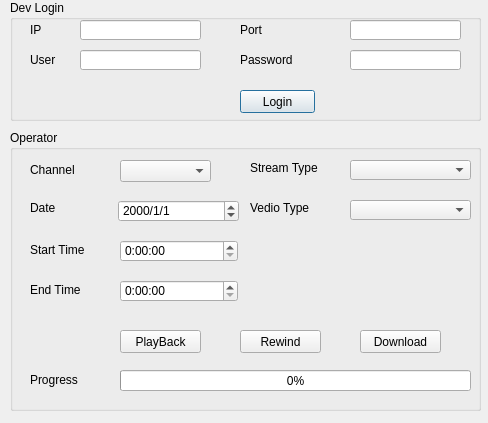
<?xml version="1.0" encoding="UTF-8"?>
<ui version="4.0">
    <class>Dialog</class>
    <widget class="QDialog" name="Dialog">
        <property name="geometry">
            <rect>
                <x>0</x>
                <y>0</y>
                <width>488</width>
                <height>423</height>
            </rect>
        </property>
        <property name="windowTitle">
            <string>Dialog</string>
        </property>
        <widget class="QGroupBox" name="groupBox">
            <property name="geometry">
                <rect>
                    <x>10</x>
                    <y>0</y>
                    <width>471</width>
                    <height>121</height>
                </rect>
            </property>
            <property name="title">
                <string>Dev Login</string>
            </property>
            <widget class="QPushButton" name="pushButton_loginAndLogout">
                <property name="geometry">
                    <rect>
                        <x>230</x>
                        <y>90</y>
                        <width>75</width>
                        <height>23</height>
                    </rect>
                </property>
                <property name="text">
                    <string>Login</string>
                </property>
            </widget>
            <widget class="QLabel" name="label_2">
                <property name="geometry">
                    <rect>
                        <x>20</x>
                        <y>50</y>
                        <width>41</width>
                        <height>20</height>
                    </rect>
                </property>
                <property name="text">
                    <string>User</string>
                </property>
            </widget>
            <widget class="QLineEdit" name="lineEdit_port">
                <property name="geometry">
                    <rect>
                        <x>340</x>
                        <y>20</y>
                        <width>111</width>
                        <height>20</height>
                    </rect>
                </property>
            </widget>
            <widget class="QLabel" name="label_3">
                <property name="geometry">
                    <rect>
                        <x>230</x>
                        <y>20</y>
                        <width>61</width>
                        <height>20</height>
                    </rect>
                </property>
                <property name="text">
                    <string>Port</string>
                </property>
            </widget>
            <widget class="QLineEdit" name="lineEdit_password">
                <property name="geometry">
                    <rect>
                        <x>340</x>
                        <y>50</y>
                        <width>111</width>
                        <height>20</height>
                    </rect>
                </property>
            </widget>
            <widget class="QLineEdit" name="lineEdit_ip">
                <property name="geometry">
                    <rect>
                        <x>70</x>
                        <y>20</y>
                        <width>121</width>
                        <height>20</height>
                    </rect>
                </property>
            </widget>
            <widget class="QLineEdit" name="lineEdit_user">
                <property name="geometry">
                    <rect>
                        <x>70</x>
                        <y>50</y>
                        <width>121</width>
                        <height>20</height>
                    </rect>
                </property>
            </widget>
            <widget class="QLabel" name="label">
                <property name="geometry">
                    <rect>
                        <x>20</x>
                        <y>20</y>
                        <width>31</width>
                        <height>20</height>
                    </rect>
                </property>
                <property name="text">
                    <string>IP</string>
                </property>
            </widget>
            <widget class="QLabel" name="label_4">
                <property name="geometry">
                    <rect>
                        <x>230</x>
                        <y>50</y>
                        <width>81</width>
                        <height>20</height>
                    </rect>
                </property>
                <property name="text">
                    <string>Password</string>
                </property>
            </widget>
        </widget>
        <widget class="QGroupBox" name="groupBox_3">
            <property name="geometry">
                <rect>
                    <x>10</x>
                    <y>130</y>
                    <width>471</width>
                    <height>281</height>
                </rect>
            </property>
            <property name="title">
                <string>Operator</string>
            </property>
            <widget class="QProgressBar" name="progressBarByRecord">
                <property name="geometry">
                    <rect>
                        <x>110</x>
                        <y>240</y>
                        <width>351</width>
                        <height>21</height>
                    </rect>
                </property>
                <property name="value">
                    <number>0</number>
                </property>
            </widget>
            <widget class="QPushButton" name="pushButton_playBack">
                <property name="geometry">
                    <rect>
                        <x>110</x>
                        <y>200</y>
                        <width>81</width>
                        <height>23</height>
                    </rect>
                </property>
                <property name="text">
                    <string>PlayBack</string>
                </property>
            </widget>
            <widget class="QPushButton" name="pushButton_rewind">
                <property name="geometry">
                    <rect>
                        <x>230</x>
                        <y>200</y>
                        <width>81</width>
                        <height>23</height>
                    </rect>
                </property>
                <property name="text">
                    <string>Rewind</string>
                </property>
            </widget>
            <widget class="QPushButton" name="pushButton_download">
                <property name="geometry">
                    <rect>
                        <x>350</x>
                        <y>200</y>
                        <width>81</width>
                        <height>23</height>
                    </rect>
                </property>
                <property name="text">
                    <string>Download</string>
                </property>
            </widget>
            <widget class="QLabel" name="label_10">
                <property name="geometry">
                    <rect>
                        <x>20</x>
                        <y>240</y>
                        <width>81</width>
                        <height>20</height>
                    </rect>
                </property>
                <property name="text">
                    <string>Progress</string>
                </property>
            </widget>
            <widget class="QTimeEdit" name="timeEdit_stratTime">
                <property name="geometry">
                    <rect>
                        <x>110</x>
                        <y>110</y>
                        <width>118</width>
                        <height>22</height>
                    </rect>
                </property>
                <property name="displayFormat">
                    <string>H:mm:ss</string>
                </property>
            </widget>
            <widget class="QLabel" name="label_5">
                <property name="geometry">
                    <rect>
                        <x>20</x>
                        <y>30</y>
                        <width>61</width>
                        <height>20</height>
                    </rect>
                </property>
                <property name="text">
                    <string>Channel</string>
                </property>
            </widget>
            <widget class="QLabel" name="label_8">
                <property name="geometry">
                    <rect>
                        <x>20</x>
                        <y>110</y>
                        <width>81</width>
                        <height>20</height>
                    </rect>
                </property>
                <property name="text">
                    <string>Start Time</string>
                </property>
            </widget>
            <widget class="QComboBox" name="comboBox_streamType">
                <property name="geometry">
                    <rect>
                        <x>340</x>
                        <y>30</y>
                        <width>121</width>
                        <height>20</height>
                    </rect>
                </property>
            </widget>
            <widget class="QLabel" name="label_6">
                <property name="geometry">
                    <rect>
                        <x>240</x>
                        <y>30</y>
                        <width>101</width>
                        <height>16</height>
                    </rect>
                </property>
                <property name="text">
                    <string>Stream Type</string>
                </property>
            </widget>
            <widget class="QTimeEdit" name="timeEdit_endTime">
                <property name="geometry">
                    <rect>
                        <x>110</x>
                        <y>150</y>
                        <width>118</width>
                        <height>22</height>
                    </rect>
                </property>
                <property name="displayFormat">
                    <string>H:mm:ss</string>
                </property>
            </widget>
            <widget class="QComboBox" name="comboBox_recordType">
                <property name="geometry">
                    <rect>
                        <x>340</x>
                        <y>70</y>
                        <width>121</width>
                        <height>20</height>
                    </rect>
                </property>
            </widget>
            <widget class="QLabel" name="label_9">
                <property name="geometry">
                    <rect>
                        <x>20</x>
                        <y>150</y>
                        <width>71</width>
                        <height>20</height>
                    </rect>
                </property>
                <property name="text">
                    <string>End Time</string>
                </property>
            </widget>
            <widget class="QComboBox" name="comboBox_channel">
                <property name="geometry">
                    <rect>
                        <x>110</x>
                        <y>30</y>
                        <width>91</width>
                        <height>22</height>
                    </rect>
                </property>
            </widget>
            <widget class="QLabel" name="label_7">
                <property name="geometry">
                    <rect>
                        <x>240</x>
                        <y>70</y>
                        <width>81</width>
                        <height>16</height>
                    </rect>
                </property>
                <property name="text">
                    <string>Vedio Type</string>
                </property>
            </widget>
            <widget class="QLabel" name="label_11">
                <property name="geometry">
                    <rect>
                        <x>20</x>
                        <y>70</y>
                        <width>66</width>
                        <height>16</height>
                    </rect>
                </property>
                <property name="text">
                    <string>Date</string>
                </property>
            </widget>
            <widget class="QDateEdit" name="dateEdit">
                <property name="geometry">
                    <rect>
                        <x>108</x>
                        <y>70</y>
                        <width>121</width>
                        <height>22</height>
                    </rect>
                </property>
                <property name="displayFormat">
                    <string>yyyy/M/d</string>
                </property>
            </widget>
        </widget>
    </widget>
    <layoutdefault spacing="6" margin="11"/>
    <resources/>
    <connections/>
</ui>
